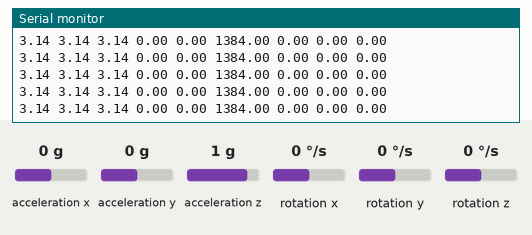
Recording of a sketch running on a simulated Arduino Uno, built with avr-gcc and run on an emulated ATmega328P. Shown: the last lines printed to the serial monitor. Wiring (inferred from the names in the program): MPU-6050 motion sensor at I2C address 0x68. Inputs (shaded band) come from the test bench; at power-on: acceleration x 0 g, acceleration y 0 g, rotation x 0 °/s, acceleration z 1 g, rotation y 0 °/s, rotation z 0 °/s.

Above: at 1.2 s.
1.3 s: acceleration x set to 0.8 g
At 1.47 s:
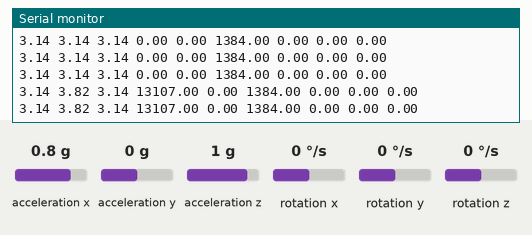
4.3 s: acceleration y set to 0.8 g
At 4.45 s:
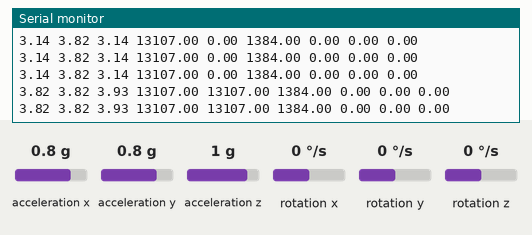
7.3 s: rotation x set to 12 °/s
At 7.46 s:
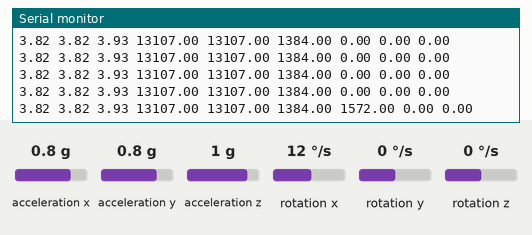
10.3 s: acceleration z set to -0.8 g
At 10.32 s:
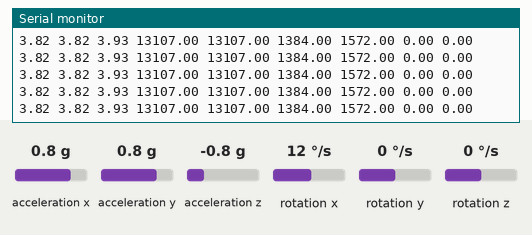
13.3 s: rotation y set to -192 °/s
At 13.46 s:
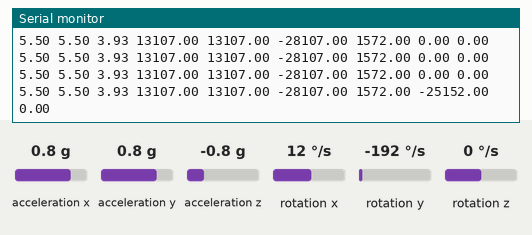
16.3 s: rotation z set to -192 °/s
At 16.5 s:
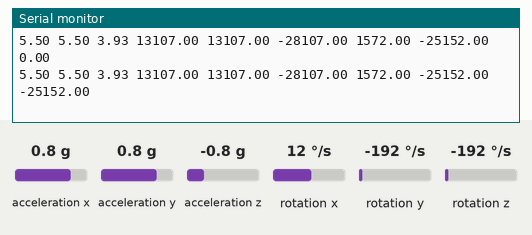
Timing chart, 0 to 19.3 s (numbered marks = the images above; inputs shaded):
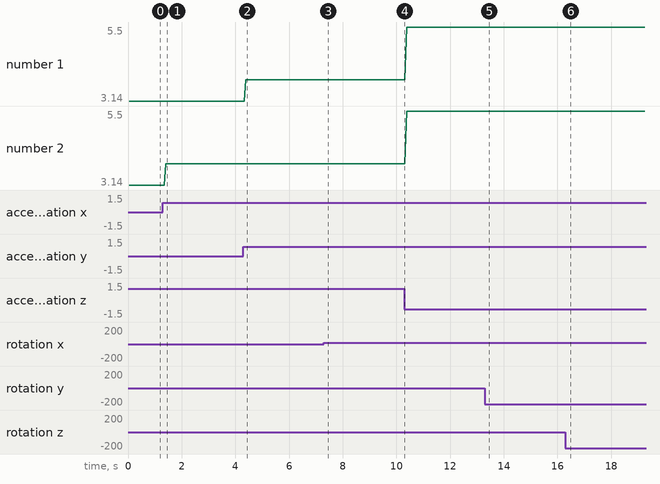

The sketch:

gyroscope-accelerometer.ino
```cpp
// (c) Michael Schoeffler 2017, http://www.mschoeffler.de

#include "Wire.h" // This library allows you to communicate with I2C devices.

const int MPU_ADDR = 0x68; // I2C address of the MPU-6050. If AD0 pin is set to HIGH, the I2C address will be 0x69.

double ang_x,ang_y,ang_z;
int16_t accel_x, accel_y, accel_z; // variables for accelerometer raw data
int16_t gyro_x, gyro_y, gyro_z; // variables for gyro raw data
int16_t gyro_offset_x, gyro_offset_y, gyro_offset_z;
int16_t temperature; // variables for temperature data

char tmp_str[7]; // temporary variable used in convert function

char* convert_int16_to_str(int16_t i) { // converts int16 to string. Moreover, resulting strings will have the same length in the debug monitor.
  sprintf(tmp_str, "%6d", i);
  return tmp_str;
}

void setup() {
  Serial.begin(9600);

  Wire.begin();
  Wire.beginTransmission(MPU_ADDR); // Begins a transmission to the I2C slave (GY-521 board)
  Wire.write(0x6B); // PWR_MGMT_1 register
  Wire.write(0); // set to zero (wakes up the MPU-6050)
  Wire.endTransmission(true);

  quantifyOffsets(30);
}

void quantifyOffsets(int iterations) {
  gyro_offset_x = 0;
  gyro_offset_y = 0;
  gyro_offset_z = 0;

  for (unsigned int i = 0; i < iterations; i++) {
    beginTransmission();
    retrieveValues();

    gyro_offset_x += gyro_x;
    gyro_offset_y += gyro_y;
    gyro_offset_z += gyro_z;
  }
  gyro_offset_x /= iterations;
  gyro_offset_y /= iterations;
  gyro_offset_z /= iterations;
}

void loop() {
  beginTransmission();
  retrieveValues();
  accelToTilt();
  writeValues();
}

void beginTransmission() {
  Wire.beginTransmission(MPU_ADDR);
  Wire.write(0x3B); // starting with register 0x3B (ACCEL_XOUT_H) [MPU-6000 and MPU-6050 Register Map and Descriptions Revision 4.2, p.40]
  Wire.endTransmission(false); // the parameter indicates that the Arduino will send a restart. As a result, the connection is kept active.
  Wire.requestFrom(MPU_ADDR, 7*2, true); // request a total of 7*2=14 registers
}

void retrieveValues() {
  // "Wire.read()<<8 | Wire.read();" means two registers are read and stored in the same variable
  accel_x = Wire.read()<<8 | Wire.read(); // reading registers: 0x3B (ACCEL_XOUT_H) and 0x3C (ACCEL_XOUT_L)
  accel_y = Wire.read()<<8 | Wire.read(); // reading registers: 0x3D (ACCEL_YOUT_H) and 0x3E (ACCEL_YOUT_L)
  accel_z = Wire.read()<<8 | Wire.read(); // reading registers: 0x3F (ACCEL_ZOUT_H) and 0x40 (ACCEL_ZOUT_L)
  temperature = Wire.read()<<8 | Wire.read(); // reading registers: 0x41 (TEMP_OUT_H) and 0x42 (TEMP_OUT_L)
  gyro_x = Wire.read()<<8 | Wire.read(); // reading registers: 0x43 (GYRO_XOUT_H) and 0x44 (GYRO_XOUT_L)
  gyro_y = Wire.read()<<8 | Wire.read(); // reading registers: 0x45 (GYRO_YOUT_H) and 0x46 (GYRO_YOUT_L)
  gyro_z = Wire.read()<<8 | Wire.read(); // reading registers: 0x47 (GYRO_ZOUT_H) and 0x48 (GYRO_ZOUT_L)
}

void accelToTilt() {
  ang_x = atan2(accel_y, accel_z)+PI;
  ang_y = atan2(accel_x, accel_z)+PI;
  ang_z = atan2(accel_y, accel_x)+PI;
}

double scale = 2^15;

void writeValue(double value) {
  Serial.print(String(value) + " ");
  // Serial.print(convert_int16_to_str(value));
  // Serial.print(String(value/range ? scale : sin(value)) + " ");
}

void writeValues() {
  writeValue(ang_x);
  writeValue(ang_y);
  writeValue(ang_z);

  writeValue(accel_x);
  writeValue(accel_y);
  writeValue(accel_z - 15000);

  // writeValue(gyro_x);
  // writeValue(gyro_y);
  // writeValue(gyro_z);

  writeValue(gyro_x - gyro_offset_x);
  writeValue(gyro_y - gyro_offset_y);
  writeValue(gyro_z - gyro_offset_z);

  // Serial.print(temperature/340.00+36.53);
  Serial.println();
}
```

Measured:
- after the input at 1.3 s, the serial monitor: prints a new line after 0.11 s (image 1)
- after the input at 4.3 s, the serial monitor: prints a new line after 0.08 s (image 2)
- after the input at 7.3 s, the serial monitor: prints a new line after 0.10 s (image 3)
- after the input at 13.3 s, the serial monitor: prints a new line after 0.10 s (image 5)
- after the input at 16.3 s, the serial monitor: prints a new line after 0.14 s (image 6)
- plotted number 1: 3.82 → 5.5 after the input at 10.3 s
- plotted number 2: 3.14 → 3.82 after the input at 1.3 s, 3.82 → 5.5 after the input at 10.3 s
